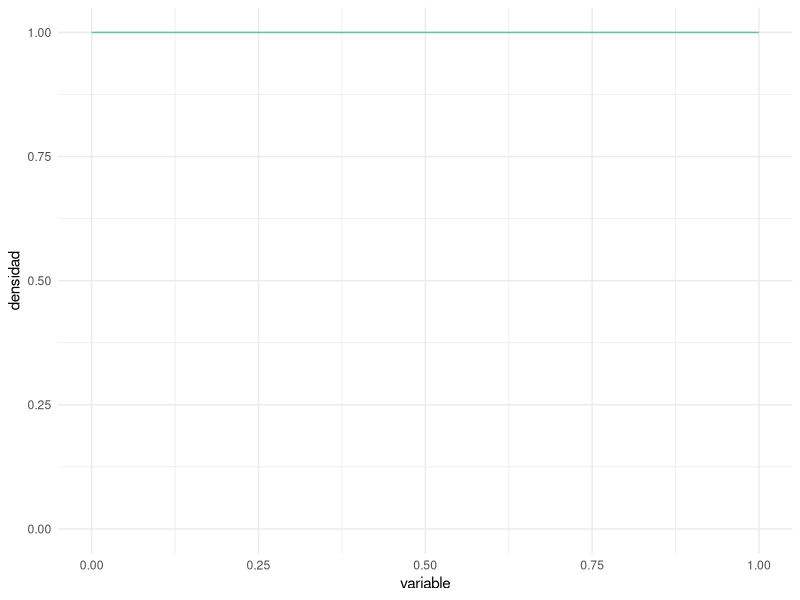
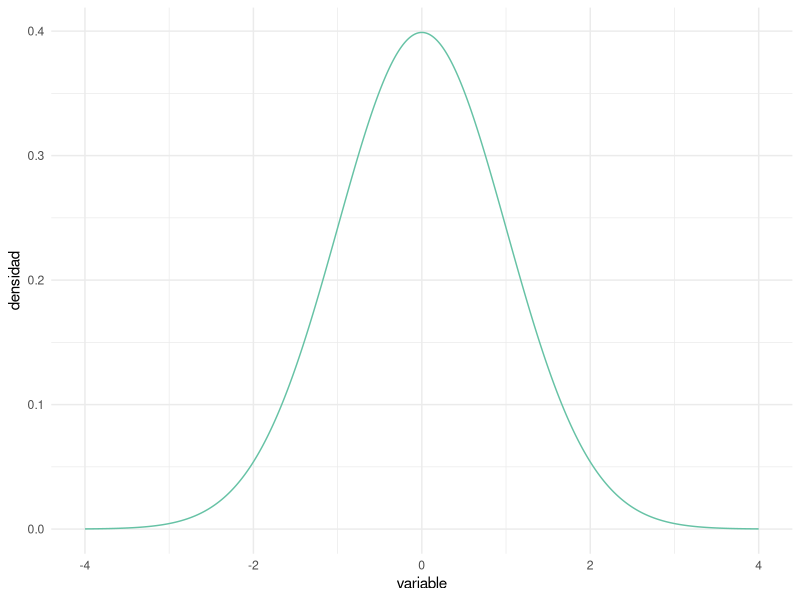

These figures' R source, in order:
## ---- chunk 1
#| message: false

# Paquetes:
library(tidyverse)
library(RColorBrewer)


# Configuración de la salida gráfica:

PALETA <- brewer.pal(8, "Set2") # Colores por defecto
color_defecto  <- PALETA[1]
options(ggplot2.discrete.colour = PALETA)

theme_set(theme_minimal()) # Tema "neutro" para la representación gráfica

# Redondea los números reales "inline":
options(digits = 6L) # Necesitaremos "alta precisión" para algunos resultados
options(knitr.digits.signif = FALSE)
## ---- chunk 2
PREC     <- 1e-3 # Precisión para representar la función de densidad (milésimas)
DENS_INF <- 0    # Rango inferior de la función de densidad
DENS_SUP <- 1    # Rango superior de la función de densidad

uniforme <- tibble( # Esta función crea un `data.frame` o tabla de datos
  variable = seq(from = DENS_INF, to = DENS_SUP, by = PREC),
  densidad = variable |> dunif(min = DENS_INF, max = DENS_SUP)
)

uniforme |> glimpse() # Muestra el objeto con sus datos, contiene 2 columnas 

uniforme |> # Usando la tabla de datos antes creada, crea un objeto gráfico
  ggplot(mapping = aes(x = variable, y = densidad)) + # "Mapea" columnas a
                                                      #   coordenadas
  geom_line(color = color_defecto) + # Representa mediante una línea continua
  
  ylim( # Fija el límite inferior a 0 para mostrar el eje 'y' completo:
    0,  # (Usa la propia distribución para establecer el límite superior)
    uniforme |> pull(densidad) |> max()
  )
## ---- chunk 3
DENS_INF <- -4 # Usamos un rango más "adecuado" para la normal estandarizada
DENS_SUP <-  4

normal <- tibble( # Reutilizamos `PREC` del "chunk" de código anterior
  variable = seq(from = DENS_INF, to = DENS_SUP, by = PREC),
  densidad = variable |> dnorm()
)

# Al cubrir la distribución el rango desde 0 hasta el máximo, en este caso no
#   es necesario establecer los límites manualmente
normal |>
  ggplot(mapping = aes(x = variable, y = densidad)) +
  geom_line(color = color_defecto)
## ---- chunk 4
uniforme |> summarize(integral = PREC * sum(densidad))
## ---- chunk 5
uniforme |> summarize(
  integral = PREC * (sum(densidad) - 0.5 * (first(densidad) + last(densidad)))
)
## ---- chunk 6
normal |>
  summarize(integral = sum(densidad) * PREC) |>
  pull()
## ---- chunk 7
tibble( # Ampliando el rango a [-10, 10]:
  variable = seq(from = -10, to = 10, by = PREC),
  densidad = variable |> dnorm()
) |>
  summarize(integral = sum(densidad) * PREC) |>
  pull()
## ---- chunk 8
tibble( # Usando precisión de "millonésimas":
  variable = seq(from = DENS_INF, to = DENS_SUP, by = 1e-6),
  densidad = variable |> dnorm()
) |>
  summarize(integral = sum(densidad) * 1e-6) |> # Misma precisión en la integral
  pull()
## ---- chunk 9
uniforme_norm <- uniforme |> mutate(
  integral_no_norm = PREC * sum(densidad),
  densidad         = densidad / integral_no_norm # Normalización (innecesaria)
)

uniforme_norm |>
  summarize(integral = PREC * sum(densidad)) |> # No cambia
  pull()

normal_norm <- normal |> mutate(
  integral_no_norm = PREC * sum(densidad),
  densidad         = densidad / integral_no_norm # Normalización
)

normal_norm |>
  summarize(integral = PREC * sum(densidad)) |>
  pull()
## ---- chunk 10
aceptacion_muestra <- tibble(
  id_participante   = 1:22,
  resp_descarga_app = c(
    "Si", "Si", "No", "No", "Si", "Si", "Si", "Si", "No", "Si", "Si",
    "Si", "Si", "Si", "Si", "Si", "No", "Si", "No", "Si", "Si", "Si"
  )
)
## ---- chunk 11
aceptacion_muestra_2 <- tibble(
  id_participante   = 1:113,
  resp_descarga_app = c(
    "Si", "Si", "No", "No", "Si", "Si", "Si", "Si", "No", "Si", "Si",
    "Si", "Si", "Si", "Si", "Si", "No", "Si", "No", "Si", "Si", "Si", 
    "No", "Si", "Si", "Si", "Si", "No", "No", "Si", "No", "Si", "Si", 
    "Si", "Si", "Si", "No", "Si", "No", "No", "Si", "No", "Si", "Si", 
    "No", "No", "No", "Si", "No", "No", "Si", "Si", "No", "No", "Si", 
    "No", "Si", "No", "No", "No", "Si", "Si", "No", "Si", "Si", "No", 
    "Si", "Si", "No", "Si", "Si", "No", "Si", "No", "Si", "No", "Si", 
    "No", "No", "No", "Si", "Si", "No", "No", "Si", "Si", "No", "No", 
    "No", "Si", "Si", "No", "Si", "Si", "No", "Si", "Si", "Si", "Si", 
    "No", "Si", "No", "No", "No", "No", "No", "Si", "No", "No", "Si", 
    "Si", "Si", "Si"
  )
)
## ---- chunk 12
aceptacion_muestra_total <- bind_rows(
  aceptacion_muestra, aceptacion_muestra_2
) |>
  mutate(id_participante = row_number()) # ID colapsados en una única serie
## ---- chunk 13
clase_1 <- tibble(
  id     = 1:27,
  tiempo = c(
    242, 249, 278, 273, 227, 257, 276, 236, 214, 141, 200, 201, 
    228, 271, 160, 275, 156, 246, 293, 306, 263, 247, 224, 160, 277, 
    168, 250
  )
)

clase_2 <- tibble(
  id     = 1:24,
  tiempo = c(
    195, 176, 237, 258, 226, 254, 292, 212, 215, 298, 235, 244, 
    144, 227, 166, 194, 261, 187, 224, 233, 180, 167, 193, 282
  )
)
